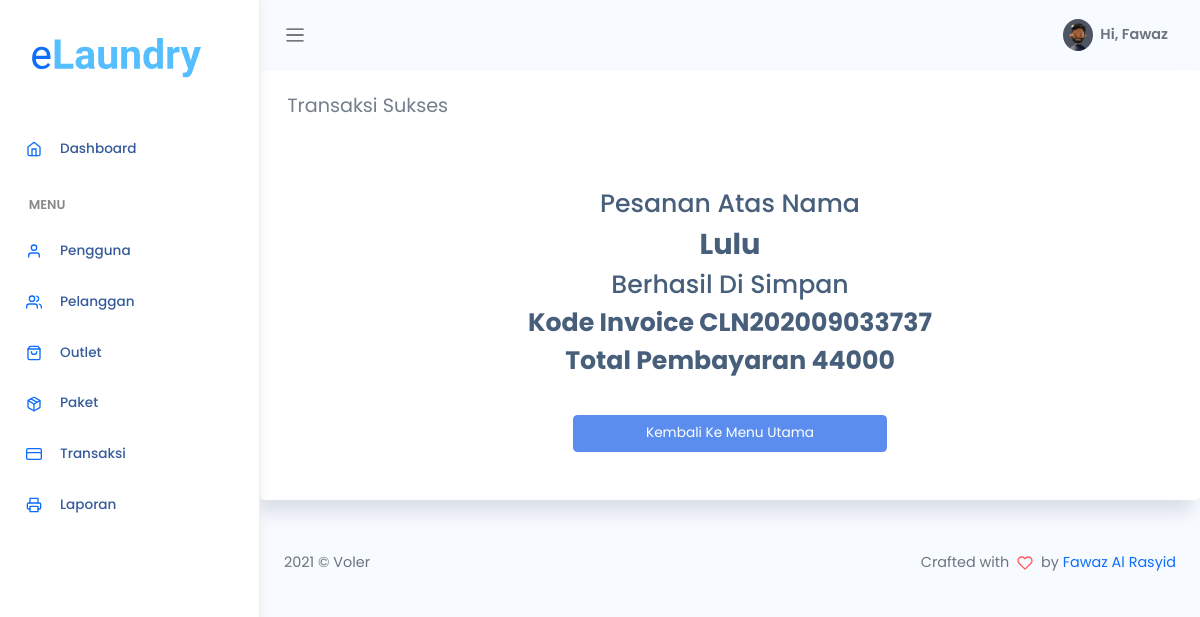
Screenshot of /admin/transaksi_sukses.php?id=36 (signed in) with the database file from the repository.
### tables this page shows
CREATE TABLE `transaksi` (
  `id_transaksi` int(11) NOT NULL,
  `outlet_id` int(11) DEFAULT NULL,
  `kode_invoice` varchar(228) DEFAULT NULL,
  `id_pelanggan` int(11) DEFAULT NULL,
  `tgl` datetime DEFAULT NULL,
  `batas_waktu` datetime DEFAULT NULL,
  `tgl_pembayaran` datetime DEFAULT NULL,
  `biaya_tambahan` int(11) DEFAULT NULL,
  `diskon` double DEFAULT NULL,
  `pajak` int(11) DEFAULT NULL,
  `status` enum('baru','proses','selesai','diambil') DEFAULT NULL,
  `status_bayar` enum('dibayar','belum') DEFAULT NULL,
  `id_user` int(11) DEFAULT NULL
);

CREATE TABLE `pelanggan` (
  `id_pelanggan` int(11) NOT NULL,
  `nama_pelanggan` varchar(228) NOT NULL,
  `alamat_pelanggan` text NOT NULL,
  `jenis_kelamin` enum('L','P') NOT NULL,
  `telp_pelanggan` varchar(15) NOT NULL
);

CREATE TABLE `detail_transaksi` (
  `id_detail` int(11) NOT NULL,
  `id_transaksi` int(11) NOT NULL,
  `id_paket` int(11) NOT NULL,
  `qty` double NOT NULL,
  `total_harga` double NOT NULL,
  `total_bayar` int(11) NOT NULL
);

### admin/transaksi_sukses.php (the view, shortened to what this page needs)
<?php
$title = 'Transaksi Sukses';
require 'koneksi.php';
require 'header.php';
$query = "SELECT transaksi.*, pelanggan.nama_pelanggan, detail_transaksi.total_harga FROM transaksi INNER JOIN pelanggan ON pelanggan.id_pelanggan = transaksi.id_pelanggan INNER JOIN detail_transaksi ON detail_transaksi.id_transaksi = transaksi.id_transaksi WHERE transaksi.id_transaksi = " . $_GET['id'];
$transaksi = mysqli_query($conn, $query);
$data = mysqli_fetch_assoc($transaksi);
?>
<div class="content">
    <div class="page-inner">
        <div class="row">
            <div class="col-md-12">
                <div class="card">
                    <div class="card-header">
                        <div class="card-title"><?= $title; ?></div>
                    </div>
                    <div class="row">
                        <div class="col-md-12 col-lg-12 col-sm-12 col-xs-12 mt-3">
                            <div class="white-box">
                                <div class="row">
                                    <div class="col-md-12 text-center mb-5">
                                        <br>
                                        <h3>Pesanan Atas Nama</h3>
                                        <h2><strong><?= $data['nama_pelanggan'] ?> </strong></h2>
                                        <h3>Berhasil Di Simpan</h3>
                                        <h3><strong>Kode Invoice <?= $data['kode_invoice'] ?></strong><br></h3>
                                        <h3><strong>Total Pembayaran <?= $data['total_harga'] ?></strong><br><br></h3>
                                        <a href="transaksi.php" class="btn btn-primary col-md-4 ml-auto mr-auto">Kembali Ke Menu Utama</a>
                                    </div>
                                </div>
                            </div>
                        </div>
                    </div>
                </div>
            </div>
        </div>
    </div>
</div>
<?php require 'footer.php'; ?>

### assets/css/app.css (style rules this page uses)
* { font-family: 'Poppins', sans-serif; }
a { text-decoration: none }
a, button { outline: 0 }
.btn.btn-danger, .btn.btn-dark, .btn.btn-info, .btn.btn-light, .btn.btn-link, .btn.btn-primary, .btn.btn-secondary, .btn.btn-success, .btn.btn-warning { color: #fff }
.card { box-shadow: -8px 12px 18px 0 rgba(25, 42, 70, .13); margin-bottom: 2.2rem }
.card .card-header { border: none }
.card .card-title { font-size: 1.2rem }

### rows the page displays
transaksi: id_pelanggan.nama_pelanggan "Lulu", kode_invoice "CLN202009033737", detail_transaksi.total_harga "44000"

### other values shown
$_SESSION['nama_user'] "Fawaz"
$title "Transaksi Sukses"
